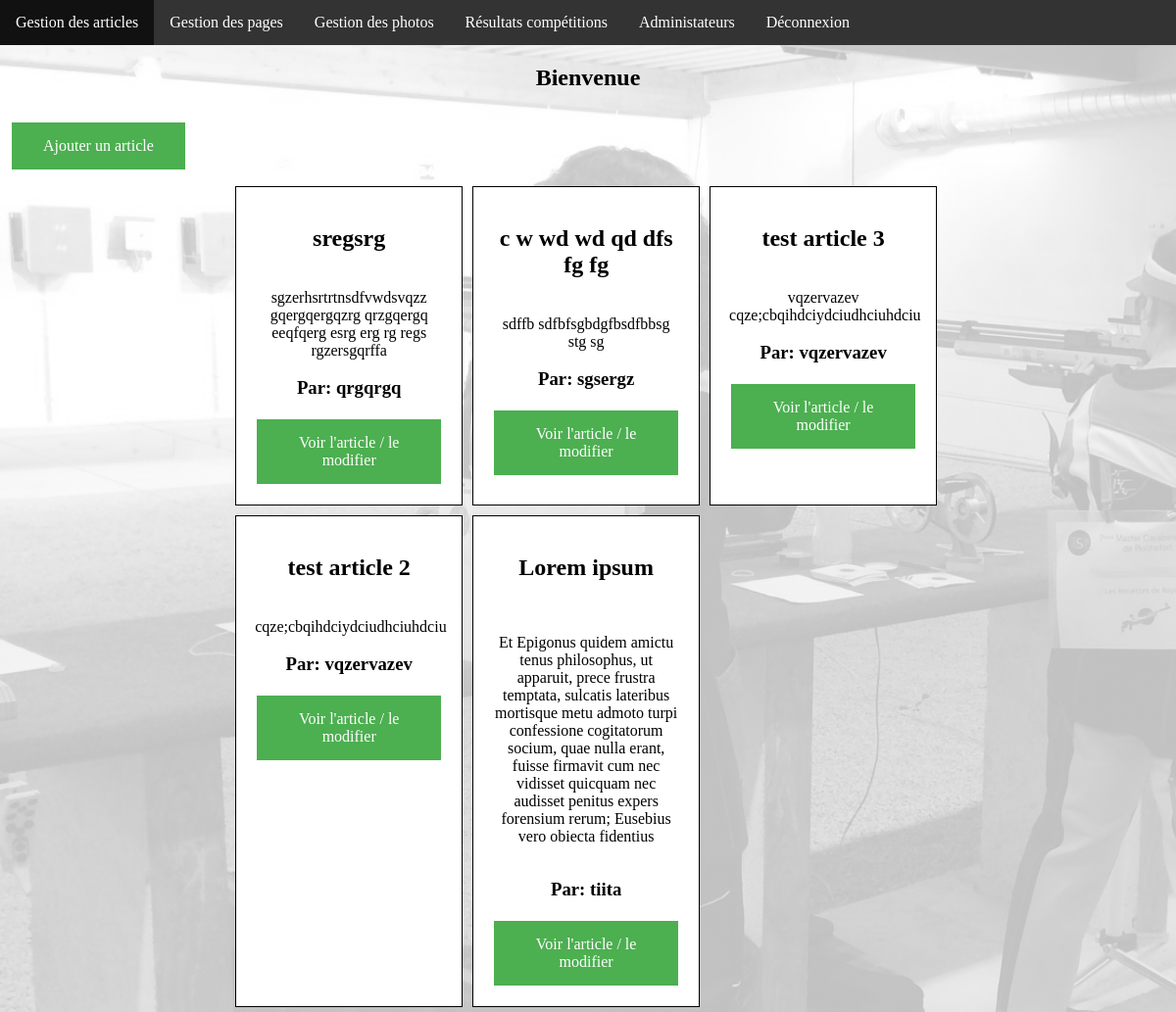
Page /admin/index.php (signed in) on the earlier database version.
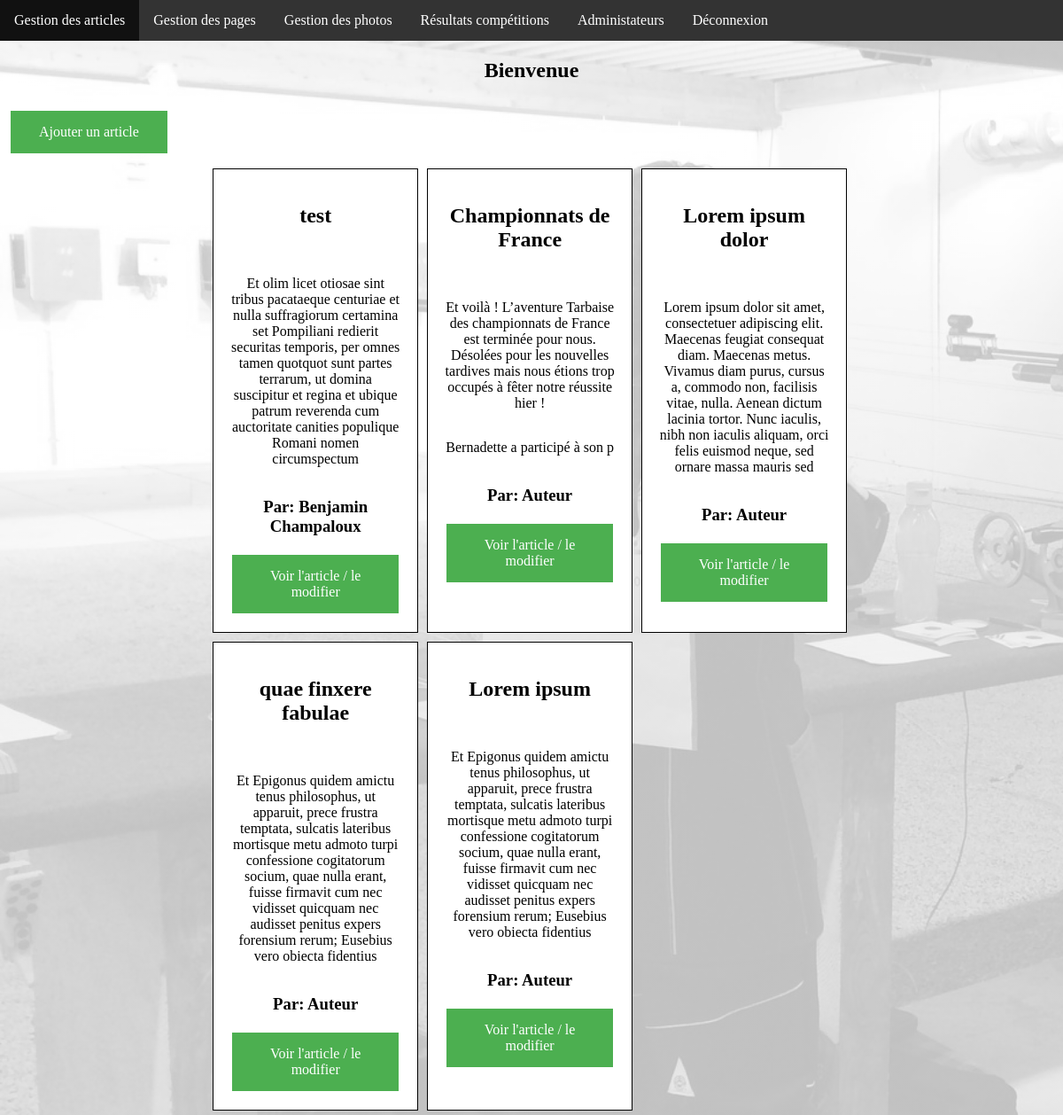
Same page on the later database version.
### tables this page shows
CREATE TABLE IF NOT EXISTS `articles` (
  `id` int(11) NOT NULL AUTO_INCREMENT,
  `name` varchar(255) NOT NULL,
  `content` longtext NOT NULL,
  `Autor` varchar(255) NOT NULL,
  PRIMARY KEY (`id`)
);

### admin/index.php (the view, shortened to what this page needs)
<?php require_once"inc/header.php" ?>
<h2><center>Bienvenue </center></h2>
<a href="add_article.php" class="button">Ajouter un article</a><br>
<div class="article-cont">
<?php
$req = $bdd->query('SELECT * FROM articles ORDER BY id DESC');
$article = $req->fetchAll();
foreach ($article as $article):   ?>
  <div class="pres-article">
    <div class="content-article">
      <center><h2><?= $article['name'] ?></h2><br></center>
      <?php echo substr($article['content'], 0, 300); ?>
      <br>
      <h3>Par: <?= $article['Autor'] ?></h3>
    </div>
    <div class="link-article">
      <a href="gestion_article.php?id=<?= $article['id'] ?>" class="button">Voir l'article / le modifier</a></center>
    </div>
  </div>
<?php endforeach ?>
</div>
   </body>
</html>

Differences in the rows shown:
removed articles: name "sregsrg", content "sgzerhsrtrtnsdfvwdsvqzz gqergqergqzrg qrzgqergq eeqfqerg esrg erg rg regs rgzersgqrffa", Autor "qrgqrgq"
removed articles: name "c w wd wd qd dfs fg fg", content "sdffb sdfbfsgbdgfbsdfbbsg stg sg", Autor "sgsergz"
removed articles: name "test article 3", content "vqzervazev cqze;cbqihdciydciudhciuhdciu", Autor "vqzervazev"
removed articles: name "test article 2", content "cqze;cbqihdciydciudhciuhdciu", Autor "vqzervazev"
added articles: name "test", content "Et olim licet otiosae sint tribus pacataeque centuriae et nulla suffragiorum certamina set Pompiliani redierit securitas temporis, per omnes tamen quotquot sunt partes terrarum, ut domina suscipitur et regina et ubique patrum reverenda cum auctoritate canities populique Romani nomen circumspectum", Autor "Benjamin Champaloux"
added articles: name "Championnats de France", content "Et voilà ! L’aventure Tarbaise des championnats de France est terminée pour nous. Désolées pour les nouvelles tardives mais nous étions trop occupés à fêter notre réussite hier ! Bernadette a participé à son p", Autor "Auteur"
added articles: name "Lorem ipsum dolor", content "Lorem ipsum dolor sit amet, consectetuer adipiscing elit. Maecenas feugiat consequat diam. Maecenas metus. Vivamus diam purus, cursus a, commodo non, facilisis vitae, nulla. Aenean dictum lacinia tortor. Nunc iaculis, nibh non iaculis aliquam, orci felis euismod neque, sed ornare massa mauris sed", Autor "Auteur"
added articles: name "quae finxere fabulae", content "Et Epigonus quidem amictu tenus philosophus, ut apparuit, prece frustra temptata, sulcatis lateribus mortisque metu admoto turpi confessione cogitatorum socium, quae nulla erant, fuisse firmavit cum nec vidisset quicquam nec audisset penitus expers forensium rerum; Eusebius vero obiecta fidentius", Autor "Auteur"
changed articles "Lorem ipsum": Autor "tiita" → "Auteur"
